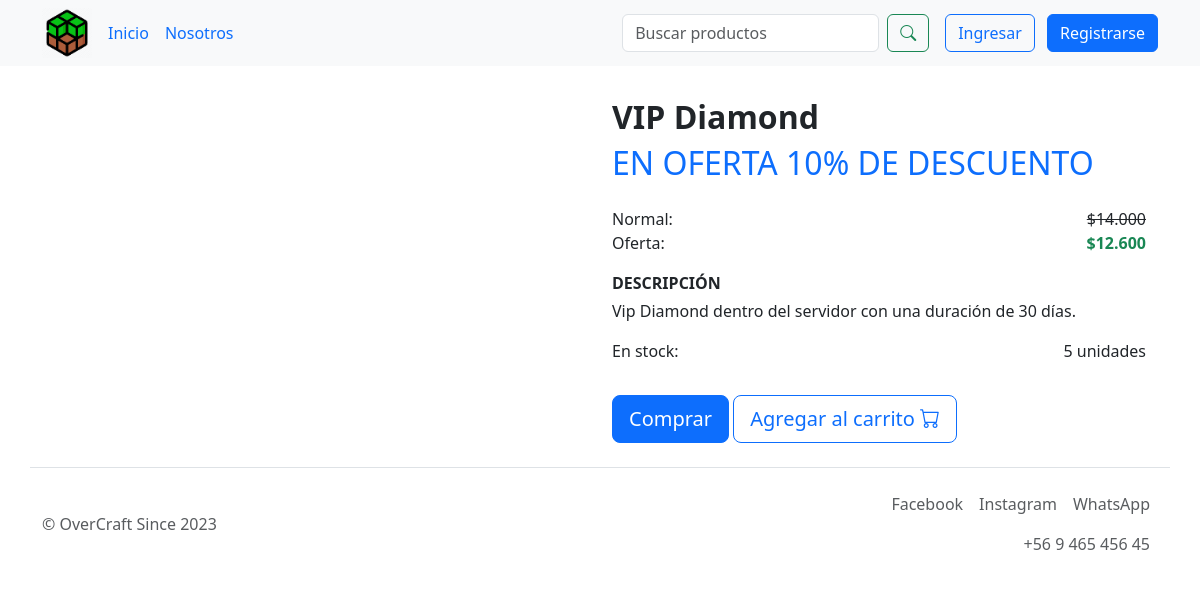
Page /ficha/4 on the committed database.
### core/models.py (models this page shows, shortened)
class Producto(models.Model):
    nombre = models.CharField(max_length=80, blank=False, null=False, verbose_name="Nombre Producto")
    descripcion = models.CharField(max_length=400, null=True, blank=True, verbose_name="Descripcion Producto")
    precio = models.IntegerField(verbose_name="Precio Producto", blank=False, null=False, )
    descuento_oferta = models.IntegerField(
        validators=[MinValueValidator(0), MaxValueValidator(100)],
        verbose_name="Descuento Oferta",
        blank=False,
        null=False,
    )
    imagen = models.ImageField(upload_to="images/", null=False, blank=False, verbose_name="Imagen Producto")
    categoria = models.ForeignKey(Categoria, on_delete=models.DO_NOTHING, verbose_name="Categoria Producto")

### core/views.py (the view)
def ficha(request, producto_id):
    context = obtener_info_producto(producto_id)
    return render(request, 'core/ficha.html', context)

### core/context_processors.py (called while the page is built)
def registrar_carrito(request):
    mostrar_carrito = False
    cantidad_productos = 0
    if request.user.is_authenticated:
        cantidad_productos = Carrito.objects.count()
        mostrar_carrito = cantidad_productos > 0
    return {
        'mostrar_carrito': mostrar_carrito,
        'cantidad_productos': cantidad_productos,
    }

### core/templatetags/custom_filters.py (called while the page is built)
@register.filter
def formatear_numero(value):
    value = round(value)
    value = f'{value:,}'
    value = value.replace(',', '.')
    return value

@register.filter
def formatear_dinero(value):
    value = round(value)
    value = f'${value:,}'
    value = value.replace(',', '.')
    return value

### core/views.py (called while the page is built)
def calcular_precios_producto(producto):
    precio_normal = producto.precio
    precio_oferta = producto.precio * (100 - producto.descuento_oferta) / 100
    hay_desc_oferta = producto.descuento_oferta > 0
    return precio_normal, precio_oferta, hay_desc_oferta,

def obtener_html_precios_producto(producto):
    precio_normal, precio_oferta, hay_desc_oferta = calcular_precios_producto(producto)
    normal = f'<div class="d-flex justify-content-between"><span>Normal:</span> <span>{formatear_dinero(precio_normal)}</span></div>'
    tachar = f'<div class="d-flex justify-content-between"><span>Normal:</span> <span class="text-decoration-line-through"> {formatear_dinero(precio_normal)} </span></div>'
    oferta = f'<div class="d-flex justify-content-between"><span>Oferta:</span> <span class="text-success fw-bold"> {formatear_dinero(precio_oferta)} </span></div>'
    if hay_desc_oferta > 0:
        texto_precio = f'{tachar}{oferta}'
    else:
        texto_precio = normal
    return texto_precio

### core/templates/core/ficha.html (shortened to what this page needs)
{% extends 'core/base.html' %}
{% load static %}
{% load custom_filters %}
{% block stylesheet %}
<link rel="stylesheet" href="{% static 'core/css/style_ficha.css' %}" />
{% endblock stylesheet %}
{% block content %}
<div class="container">
      <div class="row mt-2">
        <div class="col-sm text-end">
        </div>
        <div class="col-sm text-start">
          <br>
          <h1 class="fs-2 fw-semibold">{{ nombre }}</h1>
          <h2 class="text-info">{{ html_estado|safe }}</h2>
          <p class="fs-4 fw-medium mt-4">{{ html_precio|safe }}</p>
          <p class="fs-6 fw-bold mb-1">DESCRIPCIÓN</p>
          <p class="fs-6 fw-normal" style="text-align: justify; justify-content: normal">
            {{ descripcion }}
          </p>
          <p>
            {{ html_stock|safe }}
        </p>
          {% if html_estado|safe == '<span class="text-danger"> AGOTADO </span>' %}
          <a class="deshabilidato"><button class="btn btn-primary btn-lg mt-3 disabled" >Comprar</button></a>
          <a ><button class="btn btn-outline-primary btn-lg mt-3 disabled" >Agregar al carrito <span><i class="bi bi-cart"></i></span></button></a>
          {% else %}
          {% if user.is_authenticated %}
          <a href="{% url 'carrito' %}"><button class="btn btn-primary btn-lg mt-3">Comprar</button></a>
          <a href="{% url 'agregar_producto_al_carrito' id %}"><button class="btn btn-outline-primary btn-lg mt-3">Agregar al carrito <span><i class="bi bi-cart"></i></span></button></a>
          {% else %}
          <a href="{% url 'iniciar_sesion' %}?comprar=True"><button class="btn btn-primary btn-lg mt-3">Comprar</button></a>
          <a href="{% url 'iniciar_sesion' %}?agregar_carrito=True"><button class="btn btn-outline-primary btn-lg mt-3">Agregar al carrito <span><i class="bi bi-cart"></i></span></button></a>
          {% endif %}
          {% endif %}
        </div>
      </div>
</div>
{% endblock %}

### rows in the picture
Producto: nombre "VIP Diamond", descripcion "Vip Diamond dentro del servidor con una duración de 30 días."

### other values in the picture
{{ html_estado|safe }} "EN OFERTA 10% DE DESCUENTO"
{{ html_precio|safe }} "Normal: $14.000 Oferta: $12.600"
{{ html_stock|safe }} "En stock: 5 unidades"
